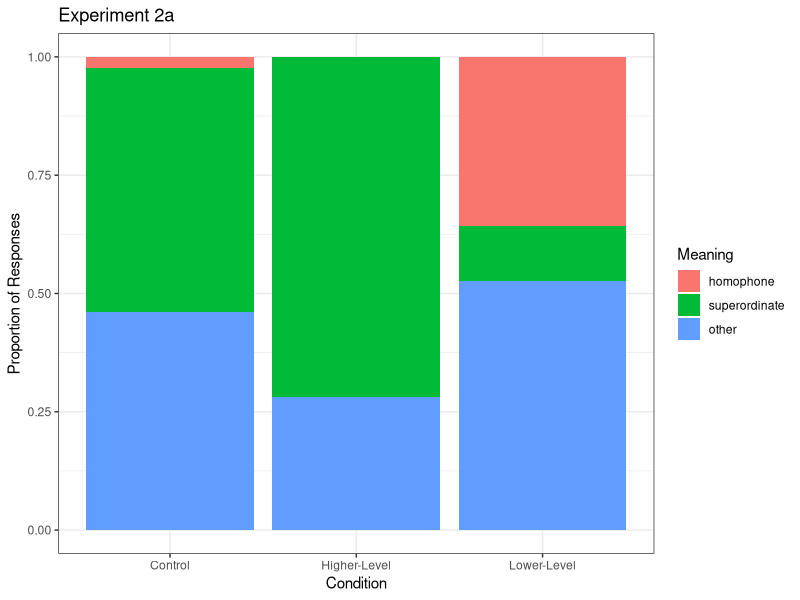

Write the R code that produced this figure.
library(tidyverse)
library(lmerTest)
library(emmeans)

# read in data
data <- read_csv("exp2a_data.csv")

# sample size
data %>% 
  group_by(condition) %>%
  summarise(n = n_distinct(id))

# summary
data_summary <- data  %>% 
  group_by(condition) %>%
  summarise(homophone = mean(homo), superordinate = mean(general_cat), other = mean(others)) %>%
  pivot_longer(homophone:other, names_to = "Meaning", values_to = "percent") %>%
  ungroup()

#visualization
data_summary$Meaning <- factor(data_summary$Meaning, levels = c("homophone", "superordinate", "other"))

data_summary %>%
  ggplot(aes(fill = Meaning, y = percent, x = condition)) + 
  geom_bar(position="fill", stat = "identity") +
  theme_bw() +
  ylab("") +
  xlab("Condition") +
  ggtitle("Experiment 2a") +
  ylab("Proportion of Responses")

# make factors
data <- data %>%
  mutate(
    condition = factor(condition, 
                       levels = c("Control", "Higher-Level", "Lower-Level")),
    word = factor(word),
    id = factor(id)
  )

# simple coding
c3 <- contr.treatment(3)
coding3 <- matrix(rep(1/3, 6), ncol = 2)
simple3 <- c3-coding3
contrasts(data$condition) <- simple3

# modeling: homophone responses
library(blme)

homophone_condition_pen <- bglmer(
  homo ~ condition + (1 | word) + (1 | id),
  data = data,
  family = binomial,
  fixef.prior = normal(sd = 2.5),
  cov.prior = NULL
)

summary(homophone_condition_pen)

emm_homophone = emmeans(homophone_condition_pen, specs =  pairwise ~ condition, type = "response")
emm_homophone

model_sd1.5 <- update(
  homophone_condition_pen,
  fixef.prior = normal(sd = 1.5)
)

summary(model_sd1.5)

emmeans(model_sd1.5, specs =  pairwise ~ condition, type = "response")

model_sd5 <- update(
  homophone_condition_pen,
  fixef.prior = normal(sd = 5)
)

summary(model_sd5)

emmeans(model_sd5, specs =  pairwise ~ condition, type = "response")

# compare to chance level
homo_chance <- data %>%
  group_by(condition) %>%
  summarise(
    n = sum(!is.na(homo)),
    homo_n = sum(homo, na.rm = TRUE),
    homo_prop = mean(homo, na.rm = TRUE),
    p_value = binom.test(
      homo_n,
      n,
      p = 1/64,
      alternative = "two.sided"
    )$p.value
  )

homo_chance

# modeling: superordinate responses
super_null <- glmer(general_cat ~ 1 + (1|word) + (1|id),
                    data = data, 
                    family="binomial") 

super_condition <- update(super_null, .~. + condition)

anova(super_null, super_condition)

summary(super_condition)

emm_superordinate = emmeans(super_condition, specs =  pairwise ~ condition, type = "response")
emm_superordinate

# compare to chance level
general_chance <- data %>%
  group_by(condition) %>%
  summarise(
    n = sum(!is.na(general_cat)),
    general_n = sum(general_cat, na.rm = TRUE),
    general_prop = mean(general_cat, na.rm = TRUE),
    p_value = binom.test(
      general_n,
      n,
      p = 1/64,
      alternative = "two.sided"
    )$p.value
  )

general_chance
